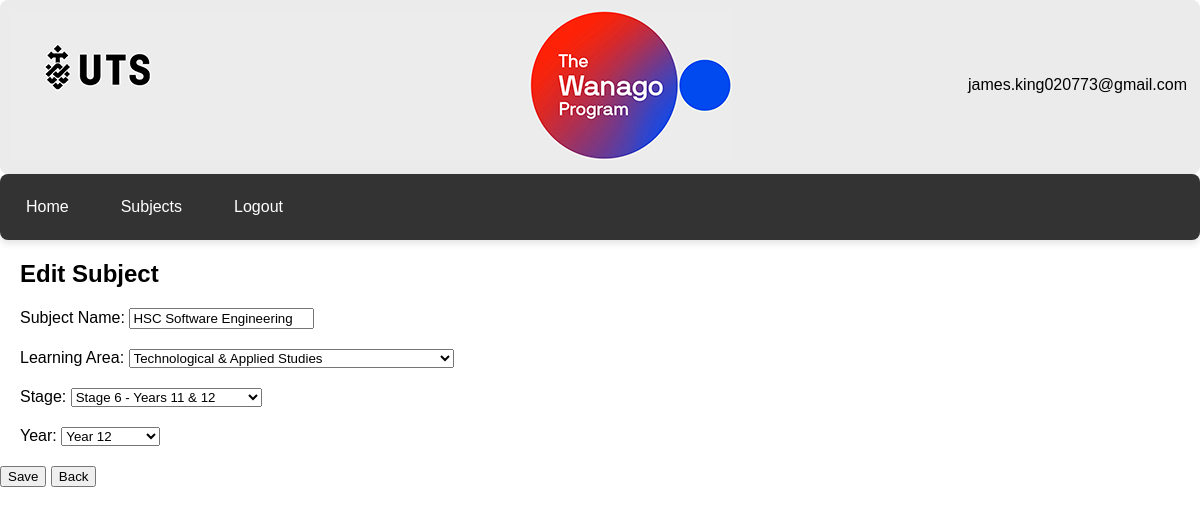
/textbook/subject/8/edit/ (signed in), run on the app's committed database.
### textbook/models.py (models this page shows, shortened)
class Subject(models.Model):
    LA_CHOICES = [
        ('ENG', 'English'),
        ('MATH', 'Mathematics'),
        ('SCI', 'Science'),
        ('TAS', 'Technological & Applied Studies'),
        ('HSIE', 'Human Society & its Environment'),
        ('CA', 'Creative Arta'),
        ('PDH', 'Personal Development, Health & Physical Eduction'),
        ('LANG', 'Languages'),
        ('VET', 'Vocational Eduaction & Training'),
    ]
    STAGE_CHOICES = [
        ('K', 'Early Stage 1 - Kindergarten'),
        ('1', 'Stage 1 - Years 1 & 2'),
        ('2', 'Stage 2 - Years 3 & 4'),
        ('3', 'Stage 3 - Years 5 & 6'),
        ('4', 'Stage 4 - Years 7 & 8'),
        ('5', 'Stage 5 - Years 9 & 10'),
        ('6', 'Stage 6 - Years 11 & 12'),
    ]
    YEAR_CHOICES = [
        ('K', 'Kindergarten'),
        ('1', 'Year 1'),
        ('2', 'Year 2'),
        ('3', 'Year 3'),
        ('4', 'Year 4'),
        ('5', 'Year 5'),
        ('6', 'Year 6'),
        ('7', 'Year 7'),
        ('8', 'Year 8'),
        ('9', 'Year 9'),
        ('10', 'Year 10'),
        ('11', 'Year 11'),
        ('12', 'Year 12'),
    ]
    subject_name = models.CharField(max_length=100, default='')
    learning_area = models.CharField(max_length=4, choices=LA_CHOICES, default='TAS')
    stage = models.CharField(max_length=1, choices=STAGE_CHOICES, default='6')
    year = models.CharField(max_length=2, choices=YEAR_CHOICES, default='12')

### textbook/views.py (the view)
# urls.py: path('subject/<int:pk>/edit/', SubjectUpdate.as_view(), name='subject_edit'),
class SubjectUpdate(LoginRequiredMixin, UpdateView):
    model = Subject
    form_class = SubjectForm
    template_name = 'textbook/subject_form.html'
    success_url = reverse_lazy('textbook:subject_list')

### textbook/forms.py
class SubjectForm(forms.ModelForm):
    class Meta:
        model = Subject
        fields = '__all__'
        labels = {
            'subject_name': 'Subject Name',
            'learning_area': 'Learning Area',
        }

### users/context_processors.py (called while the page is built)
def schools_list_processor(request):
    if not request.user.is_authenticated:
        return {}
    teacher_profile = request.user.userprofile
    schools_list = teacher_profile.schools.all() if teacher_profile.user_type == 'teacher' else []
    return {'schools_list': schools_list}

### textbook/templates/textbook/subject_form.html (shortened to what this page needs)
{% extends "users/layout.html" %}
{% block body %}
<h2>{% if object %}Edit Subject{% else %}Add Subject{% endif %}</h2>
<form method="post">
    {{ form.as_p }}
    <button type="submit">Save</button>
    <button type="button" onclick="window.history.back();">Back</button>
</form>
{% endblock %}

### users/templates/users/layout.html (shortened to what this page needs)
{% load static %}
<!DOCTYPE html>
<html lang="en">
<head>
    <link href="{% static 'users/styles.css' %}" rel="stylesheet">
</head>
<body>
    <div class="header">
        <div class="logo">
            <img src="{% static 'users/logo.jpg' %}" alt="Logo">
        </div>
        {% if user.is_authenticated %}
            <div class="user-info">
                <table class="right-aligned-table"><tr>
                <td>
                    <span>{{ user.username }}</span>
                </td></tr>
                <tr><td>
                </td>
                </tr></table>
            </div>
        {% endif %}
    </div>
    {% if user.is_authenticated %}
        <ul class="menu">
            <li><a href="{% url 'users:index' %}">Home</a></li>
            {% if user.is_superuser %}
                <li><a href="{% url 'users:school_user' %}">Admin</a></li>
            {% elif user.userprofile.user_type == 'school' %}
                <li><a href="{% url 'users:school_user' %}">Admin</a></li>
            {% elif user.userprofile.user_type == 'admin' %}
                <li><a href="{% url 'users:create_teacher' %}">Teachers</a></li>
                <li><a href="{% url 'users:teacher_classes' %}">Classes</a></li>
                <li><a href="{% url 'users:teacher_subjects' %}">Subjects</a></li>
            {% elif user.userprofile.user_type == 'teacher' %}
                <li><a href="{% url 'users:teacher_classes' %}">Classes</a></li>
                <li><a href="{% url 'users:teacher_subjects' %}">Subjects</a></li>
            {% elif user.userprofile.user_type == 'student' %}
                <li><a href="{% url 'users:student_subjects' %}">Subjects</a></li>
            {% endif %}
            <li><a href="{% url 'users:logout' %}">Logout</a></li>
        </ul>
    {% endif %}
{% block body %}
{% endblock %}
</body>
</html>

### users/static/users/styles.css (style rules this page uses)
html, body { width: 100%; margin: 0px; padding: 0; font-family: Arial, sans-serif; }
h1, h2, h3, p, .question, .answer, .message, .list-view { margin: 20px; }
.header { display: flex; align-items: center; justify-content: space-between; padding: 10px; background-color: #ebebeb; padding: 10px; text-align: center; border-radius: 8px; }
.logo img { height: 150px; width: auto; }
.user-info { display: flex; align-items: right; }
.right-aligned-table { width: 100%; text-align: right; }
.menu { list-style-type: none; width: 100%; margin: 0; padding: 0; display: flex; align-items: center; background-color: #333; border-radius: 8px; box-shadow: 0 4px 6px rgba(0,0,0,0.1); }
.menu li a { display: block; color: white; text-align: center; padding: 14px 16px; text-decoration: none; border-radius: 8px 8px 0 0; font-family: Arial, sans-serif; }
a { font-family: Arial, sans-serif; color: #007BFF; text-decoration: none; transition: color 0.2s; margin: 10px; }

### data on the page
Subject: subject_name "HSC Software Engineering", learning_area "Technological & Applied Studies", stage "Stage 6 - Years 11 & 12", year "Year 12"

### other printed values
{{ user.username }} "james.king020773@gmail.com"
